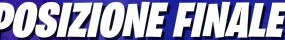
#> input picture assets/fortnite_1920x1080_v42/elimination.png, 285 x 40 px; its folder holds only this picture in this run
$ python -i learning.py   (imports and definitions only)
#> lines starting #> are read from the running program, lines starting #| are printed output that depends on the picture; after the words box and inside, x2 and y2 are one past the last pixel; in counts of white or black regions, pixels touching at a corner belong together
#> further down, picture is the input picture: shape (40, 285, 3); mean B, G, R 190.4, 163.6, 164.6
"""Local dataset, visual/OCR features, few-shot retrieval and optional supervised ML.

No gameplay automation and no uploaded images. Predictions are hypotheses that the
user can correct. Training data is persisted as numeric features in SQLite, not
unsafe serialized models. The optional scikit-learn estimator is rebuilt locally.
"""
from __future__ import annotations
from collections import Counter, defaultdict, deque
from contextlib import contextmanager
from dataclasses import dataclass
from datetime import datetime, timezone
import hashlib
import json
from pathlib import Path
import re
import sqlite3
import threading
import uuid
from zipfile import BadZipFile

import cv2
import numpy as np

from .ocr import LocalOCR, OCRResult
from .ollama_vision import LocalVisionModel
from .temporal import TemporalTracker

SCENE_EVENTS = {
    'match': 'partita in corso', 'spectator': 'modalità spettatore',
    'lobby': 'lobby', 'results': 'risultati partita',
    'loading': 'caricamento', 'unknown': 'incerto', 'unfocused': 'non visibile',
}
FEATURE_SIZE = 16 * 9 * 2 + 12 + 8 + 8 + 64 + len(SCENE_EVENTS)


def image_features(frame: np.ndarray, text: str = '', scene: str = 'unknown') -> np.ndarray:
    """Resolution-independent spatial appearance + edges + color + hashed OCR text.

    No hard-coded Fortnite-specific screenshots or pretrained neural model.
    """
#> called with text = '', scene = 'unknown'
    if frame is None or frame.ndim != 3 or frame.shape[2] not in (3, 4):
        raise ValueError('Screenshot deve avere 3 o 4 canali')
    # Resize the native BGRA frame before dropping alpha: identical visual
    # representation but no full-resolution BGR allocation on each scan.
    tiny_native = cv2.resize(frame, (160, 90), interpolation=cv2.INTER_AREA)
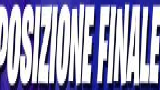
#> tiny_native: shape (90, 160, 3); mean B, G, R 190.2, 163.4, 164.4
    tiny = cv2.cvtColor(tiny_native, cv2.COLOR_BGRA2BGR) if frame.shape[2] == 4 else tiny_native
    gray = cv2.cvtColor(tiny, cv2.COLOR_BGR2GRAY)
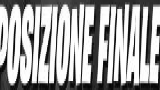
#> gray: shape (90, 160); min 1, max 255, mean 166.7
    spatial = cv2.resize(gray, (16, 9), interpolation=cv2.INTER_AREA).reshape(-1).astype('float32') / 255
#> spatial = 144 values, max 0.949 at index 114, min 0.184 at index 139, mean 0.654
    edges = cv2.Canny(gray, 65, 140)
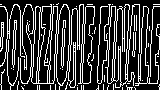
#> edges: shape (90, 160); 24% white in thin lines or dots
    spatial_edges = cv2.resize(edges, (16, 9), interpolation=cv2.INTER_AREA).reshape(-1).astype('float32') / 255
#> spatial_edges = 144 values, max 0.49 at index 71, min 0.0902 at index 17, mean 0.24
    hsv = cv2.cvtColor(tiny, cv2.COLOR_BGR2HSV)
#> hsv: shape (90, 160, 3); mean H, S, V 101.5, 65.9, 191.4
    hist = []
    for idx, bins, maximum in ((0, 12, 180), (1, 8, 256), (2, 8, 256)):
        values = cv2.calcHist([hsv], [idx], None, [bins], [0, maximum]).reshape(-1)
        hist.extend((values / max(values.sum(), 1)).tolist())
#> this loop made 3 passes
#> values on passes 2 to 3: [8769, 763, 520, 410, 537, 1017, 1738, 646], [272, 1169, 929, 852, 1717, 1045, 666, 7750]
#> after the loop, hist = 28 values, max 0.609 at index 12, min 0.00472 at index 11, mean 0.107
    tokens = re.findall(r'[\wÀ-ÿ]{2,}', text.casefold())[:250]
    hashed = np.zeros(64, dtype='float32')
    for token in tokens:
        digest = hashlib.blake2s(token.encode('utf-8'), digest_size=4).digest()
        hashed[int.from_bytes(digest, 'little') % len(hashed)] += 1
    if np.any(hashed):
        hashed /= np.linalg.norm(hashed)
    scene_flags = np.array([1.0 if scene == key else 0.0 for key in SCENE_EVENTS], dtype='float32')
    # Visuals dominate; OCR and template labels provide complementary information.
    features = np.concatenate([spatial * 0.8, spatial_edges * .85,
                               np.array(hist, dtype='float32') * 3.0,
                               hashed * 2., scene_flags * 2.])
#> features = 387 values, max 2 at index 385, min 0 at index 316, mean 0.299
    return features.astype('float32')


# [17 lines left out: function ocr_event, not called in this run]


@dataclass(frozen=True)
class Prediction:
    event: str
    score: float
    source: str
    description: str = ''


class LearningStore:
    # [126 lines left out: functions __init__, _connect, not called in this run]

    def revision(self) -> int:
        with self._connect() as db:
            return int(db.execute("SELECT value FROM meta WHERE key='revision'").fetchone()[0])

    # [364 lines left out: functions confirmed_stage_transitions, labeled, add, finish_analysis, prune_images, correct and 10 more, not called in this run]

    def action_examples(self, limit: int = 1200) -> list[tuple[np.ndarray, str]]:
        return [(feature, action) for _session, action, feature, _source
                in self.action_training_samples(limit)]

    # [281 lines left out: functions record_input_transition, session_input_transitions, confirm_demonstration_range, confirm_latest_demonstration, latest_demo_session, _review_class and 8 more, not called in this run]

    def sessions(self) -> list[str]:
        with self._connect() as db:
            return [item[0] for item in db.execute('SELECT DISTINCT session FROM frames ORDER BY id DESC').fetchall()]

    # [100 lines left out: functions stats, export_jsonl, feedback_context, record_agent_decision, agent_history, session_summary, not called in this run]


class LearningEngine:
    # [163 lines left out: functions __init__, _refresh, predict, archive, analyze, not called in this run]

class LearningWorker:
    """Bounded capture + OCR workers with distinct persistence policies.

    Human-play durable archive saves JPEGs BEFORE expensive OCR/VLM. In AI-play
    archive_frames=False only OCRs in RAM and never calls LearningStore.add().
    """
    # [132 lines left out: functions __init__, start, _queue_latest, submit, _archive_run, _run and 1 more, not called in this run]

>>> import cv2
>>> picture = cv2.imread('../assets/fortnite_1920x1080_v42/elimination.png')
>>> result = image_features(picture)
#> result has the same summary as features in image_features
